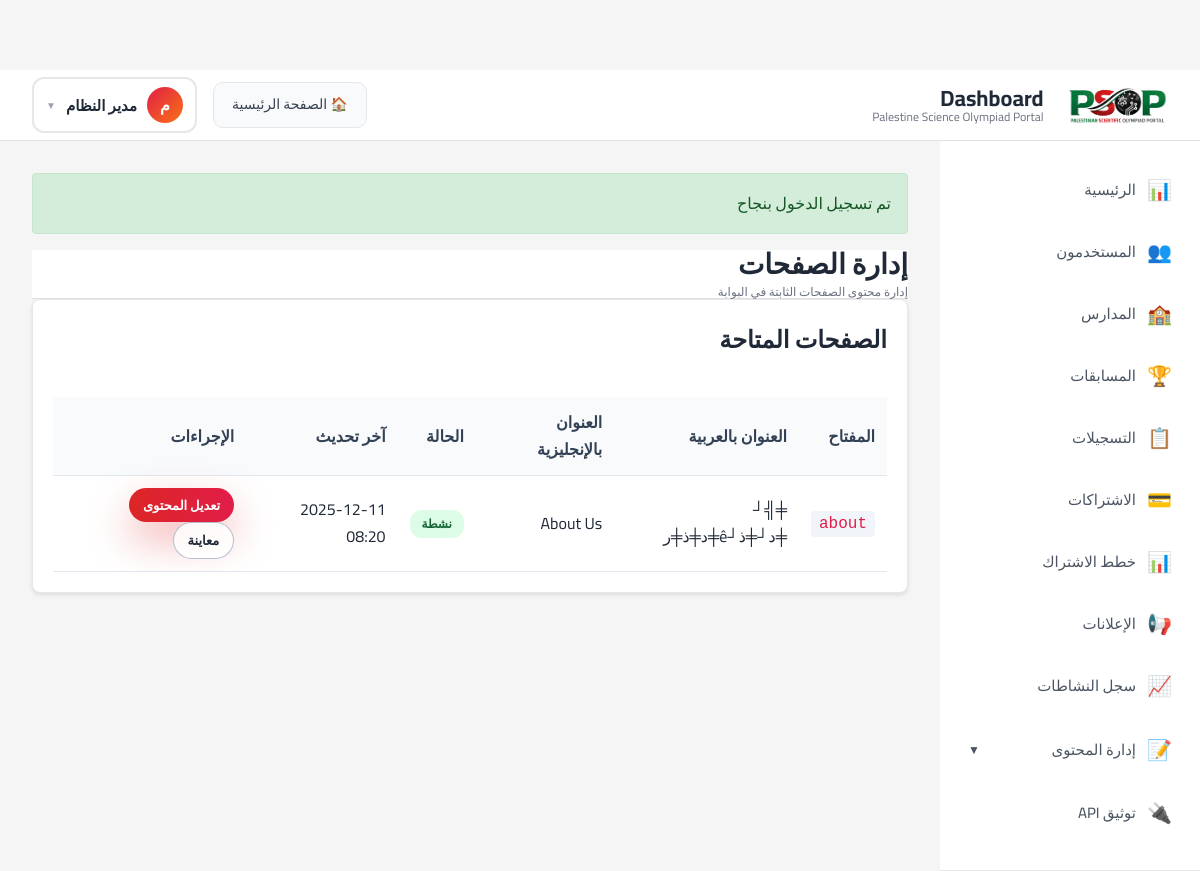
Screenshot of /public/admin/pages (signed in) with the database file from the repository.
### tables this page shows
CREATE TABLE users (
    id INT AUTO_INCREMENT PRIMARY KEY,
    name VARCHAR(255) NOT NULL,
    email VARCHAR(255) NOT NULL UNIQUE,
    password_hash VARCHAR(255) NOT NULL,
    phone VARCHAR(20),
    type ENUM('student', 'school_coordinator', 'trainer', 'admin', 'competition_manager') NOT NULL,
    status ENUM('active', 'inactive', 'pending', 'suspended') DEFAULT 'active',
    created_at DATETIME NOT NULL,
    updated_at DATETIME NOT NULL,
    INDEX idx_email (email),
    INDEX idx_type (type),
    INDEX idx_status (status)
);

CREATE TABLE `pages` (
  `id` int(11) unsigned NOT NULL AUTO_INCREMENT,
  `page_key` varchar(50) NOT NULL COMMENT '╪د┘┘à┘╪ز╪د╪ص ╪د┘┘╪▒┘è╪» ┘┘╪╡┘╪ص╪ر (about, contact, etc)',
  `page_title_ar` varchar(255) NOT NULL COMMENT '╪╣┘┘ê╪د┘ ╪د┘╪╡┘╪ص╪ر ╪ذ╪د┘╪╣╪▒╪ذ┘è╪ر',
  `page_title_en` varchar(255) DEFAULT NULL COMMENT '╪╣┘┘ê╪د┘ ╪د┘╪╡┘╪ص╪ر ╪ذ╪د┘╪ح┘╪ش┘┘è╪▓┘è╪ر',
  `meta_description` text DEFAULT NULL COMMENT '┘ê╪╡┘ ╪د┘╪╡┘╪ص╪ر ┘┘à╪ص╪▒┘â╪د╪ز ╪د┘╪ذ╪ص╪س',
  `is_active` tinyint(1) NOT NULL DEFAULT 1 COMMENT '╪ص╪د┘╪ر ╪د┘╪╡┘╪ص╪ر (1=┘╪┤╪╖╪ر╪î 0=┘à╪╣╪╖┘╪ر)',
  `created_at` timestamp NOT NULL DEFAULT current_timestamp(),
  `updated_at` timestamp NOT NULL DEFAULT current_timestamp() ON UPDATE current_timestamp(),
  PRIMARY KEY (`id`),
  UNIQUE KEY `page_key` (`page_key`),
  KEY `idx_page_key` (`page_key`),
  KEY `idx_is_active` (`is_active`)
);

### views/admin/pages/index.php (the view, shortened to what the rows shown need)
<div class="dashboard-header">
    <h1 class="dashboard-title">إدارة الصفحات</h1>
    <p class="dashboard-subtitle">إدارة محتوى الصفحات الثابتة في البوابة</p>
</div>
<div class="card">
    <div class="card-header">
        <h2>الصفحات المتاحة</h2>
    </div>
    <div class="card-body">
        <?php if (empty($pages)): ?>
            <div class="alert alert-info">
                <p>لا توجد صفحات متاحة حالياً</p>
            </div>
        <?php else: ?>
            <div class="table-responsive">
                <table class="table">
                    <thead>
                        <tr>
                            <th>المفتاح</th>
                            <th>العنوان بالعربية</th>
                            <th>العنوان بالإنجليزية</th>
                            <th>الحالة</th>
                            <th>آخر تحديث</th>
                            <th>الإجراءات</th>
                        </tr>
                    </thead>
                    <tbody>
                        <?php foreach ($pages as $page): ?>
                            <tr>
                                <td><code><?= $this->e($page['page_key']) ?></code></td>
                                <td><?= $this->e($page['page_title_ar']) ?></td>
                                <td><?= $this->e($page['page_title_en'] ?? '-') ?></td>
                                <td>
                                    <?php if ($page['is_active']): ?>
                                        <span class="badge badge-success">نشطة</span>
                                    <?php else: ?>
                                        <span class="badge badge-secondary">معطلة</span>
                                    <?php endif; ?>
                                </td>
                                <td><?= date('Y-m-d H:i', strtotime($page['updated_at'])) ?></td>
                                <td>
                                    <a href="<?= $this->url('/admin/pages/edit?key=' . $page['page_key']) ?>" class="btn btn-sm btn-primary">
                                        تعديل المحتوى
                                    </a>
                                    <a href="<?= $this->url('/' . $page['page_key']) ?>" class="btn btn-sm btn-secondary" target="_blank">
                                        معاينة
                                    </a>
                                </td>
                            </tr>
                        <?php endforeach; ?>
                    </tbody>
                </table>
            </div>
        <?php endif; ?>
    </div>
</div>

### views/layouts/dashboard.php (shortened to what the rows shown need)
<!DOCTYPE html>
<html lang="ar" dir="rtl">
<head>
    <link rel="stylesheet" href="<?= $this->asset('css/style.css') ?>">
</head>
<body class="dashboard-body">
    <header class="dashboard-header">
        <div class="dashboard-top-bar">
            <div class="dashboard-left">
                <div class="dashboard-brand">
                    <?php if (!empty($site_settings['site_logo'])): ?>
                        <img src="<?= $this->url($site_settings['site_logo']) ?>"
                             alt="Logo"
                             style="max-height: 40px; margin-left: 10px;">
                    <?php else: ?>
                        <div class="dashboard-icon">
                            <div class="dashboard-icon-inner"></div>
                        </div>
                    <?php endif; ?>
                    <div class="dashboard-title-box">
                        <h1 class="dashboard-title">Dashboard</h1>
                        <p class="dashboard-subtitle"><?= $this->e($site_settings['site_name_en'] ?? 'PSOP') ?></p>
                    </div>
                </div>
            </div>
            <div class="dashboard-right">
                <a href="<?= $this->url('/') ?>" class="home-link">🏠 الصفحة الرئيسية</a>
                <?php if (isset($user)): ?>
                    <div class="user-profile-box">
                        <button class="user-profile-btn" id="userProfileBtn">
                            <span class="user-avatar-circle"><?= mb_substr($this->e($user['name']), 0, 1) ?></span>
                            <span class="user-display-name"><?= $this->e($user['name']) ?></span>
                            <span class="arrow-down">▼</span>
                        </button>
                    </div>
                <?php endif; ?>
            </div>
        </div>
    </header>
    <div class="dashboard-layout">
        <aside class="sidebar">
            <ul class="sidebar-menu">
                <li><a href="<?= $this->url('/dashboard') ?>"><span>📊</span> الرئيسية</a></li>
                <?php if (isset($user) && in_array($user['type'], ['admin', 'competition_manager'])): ?>
                    <li><a href="<?= $this->url('/admin/users') ?>"><span>👥</span> المستخدمون</a></li>
                    <li><a href="<?= $this->url('/admin/schools') ?>"><span>🏫</span> المدارس</a></li>
                    <li><a href="<?= $this->url('/admin/competitions') ?>"><span>🏆</span> المسابقات</a></li>
                    <li><a href="<?= $this->url('/admin/registrations') ?>"><span>📋</span> التسجيلات</a></li>
                    <li><a href="<?= $this->url('/admin/subscriptions') ?>"><span>💳</span> الاشتراكات</a></li>
                    <li><a href="<?= $this->url('/admin/subscriptions/plans') ?>"><span>📊</span> خطط الاشتراك</a></li>
                    <li><a href="<?= $this->url('/admin/announcements') ?>"><span>📢</span> الإعلانات</a></li>
                    <li><a href="<?= $this->url('/admin/activity-logs') ?>"><span>📈</span> سجل النشاطات</a></li>
                    <li class="sidebar-dropdown">
                        <button class="sidebar-dropdown-toggle" onclick="toggleContentMenu(event)">
                            <span class="dropdown-content">
                                <span class="dropdown-icon">📝</span>
                                <span>إدارة المحتوى</span>
                            </span>
                            <span class="dropdown-arrow">▼</span>
                        </button>
                    </li>
                    <li><a href="<?= $this->url('/api/docs') ?>" target="_blank"><span>🔌</span> توثيق API</a></li>
                <?php endif; ?>
            </ul>
        </aside>
        <main class="dashboard-content">
            <?php if (isset($_SESSION['flash'])): ?>
                <?php foreach ($_SESSION['flash'] as $type => $message): ?>
                    <div class="alert alert-<?= $type ?>">
                        <?= $this->e($message) ?>
                    </div>
                <?php endforeach; ?>
            <?php endif; ?>
            <?= $viewContent ?>
        </main>
    </div>
</body>
</html>

### src/Core/Router.php (shortened to what the rows shown need)
<?php
class Router
{
    private array $routes = [];
    private array $config;
    public function __construct(array $config)
    {
        $this->config = $config;
    }
    private function addRoute(string $method, string $path, string $controller, string $action): void
    {
        $this->routes[] = [
            'method' => $method,
            'path' => $path,
            'controller' => $controller,
            'action' => $action,
            'pattern' => $this->convertPathToPattern($path),
        ];
    }
    private function convertPathToPattern(string $path): string
    {
        $pattern = preg_quote($path, '#');
        $pattern = preg_replace('/\\\{(\w+)\\\}/', '(?P<$1>[^/]+)', $pattern);
        return '#^' . $pattern . '$#';
    }
    public function dispatch(string $requestMethod, string $requestUri): void
    {
        $uri = parse_url($requestUri, PHP_URL_PATH);
        $basePath = parse_url($this->config['app']['base_url'], PHP_URL_PATH) ?? '';
        $basePath = rtrim($basePath, '/');
        if (!empty($basePath) && strpos($uri, $basePath) === 0) {
            $uri = substr($uri, strlen($basePath));
        }
        foreach ($this->routes as $route) {
            if (($route['method'] === $requestMethod || $route['method'] === 'ANY')
                && preg_match($route['pattern'], $uri, $matches)) {
                $params = array_filter($matches, 'is_string', ARRAY_FILTER_USE_KEY);
                $controller = new $controllerClass($this->config);
                $action = $route['action'];
                call_user_func_array([$controller, $action], $params);
                return;
            }
        }
    }
}

### rows the page displays
users: name "م", name "مدير النظام", type "admin" (drawn)
pages: page_key "about", page_title_ar "╪╣┘ ╪د┘╪ذ┘ê╪د╪ذ╪ر", page_title_en "About Us", is_active "نشطة", updated_at "2025-12-11 08:20"

### other values shown
$this->e($site_settings['site_name_en'] ?? 'PSOP') "Palestine Science Olympiad Portal"
$this->e($message) "تم تسجيل الدخول بنجاح"
